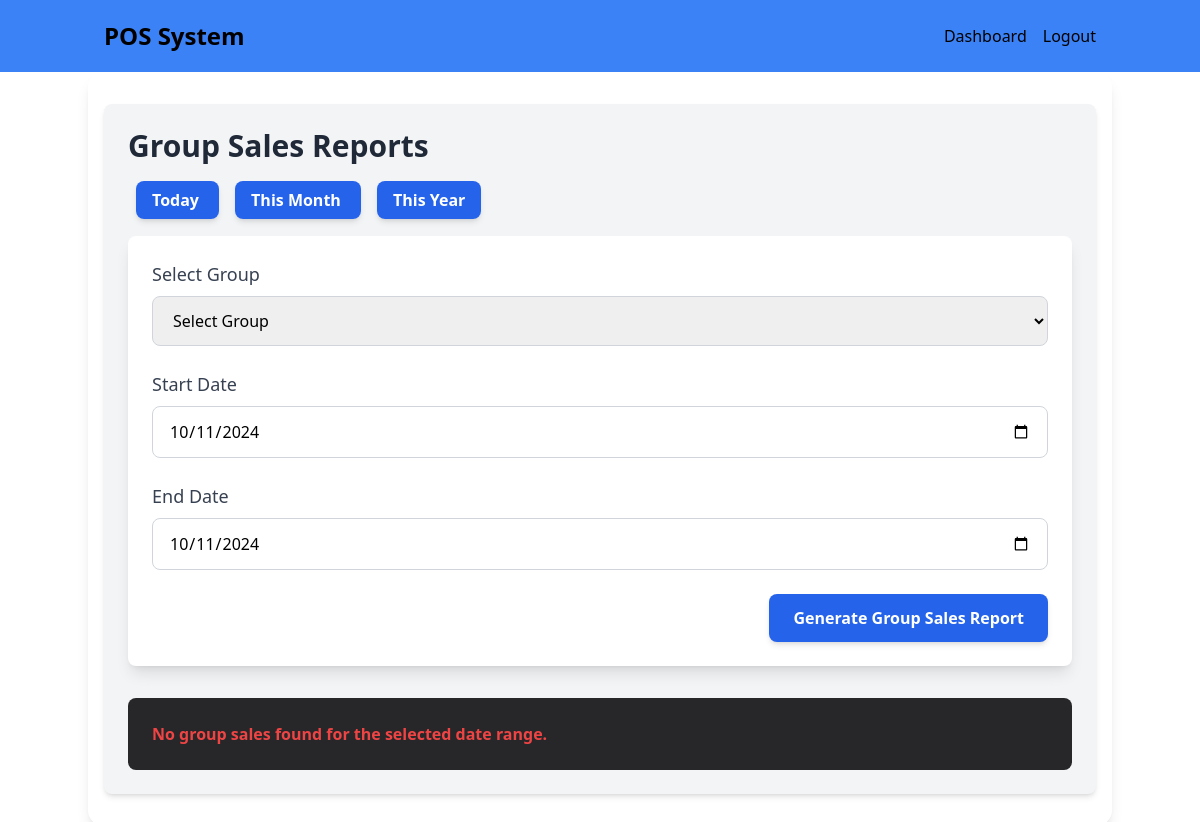
/group-sales-reports/predefined/today (signed in), run on an earlier commit of the app's database.
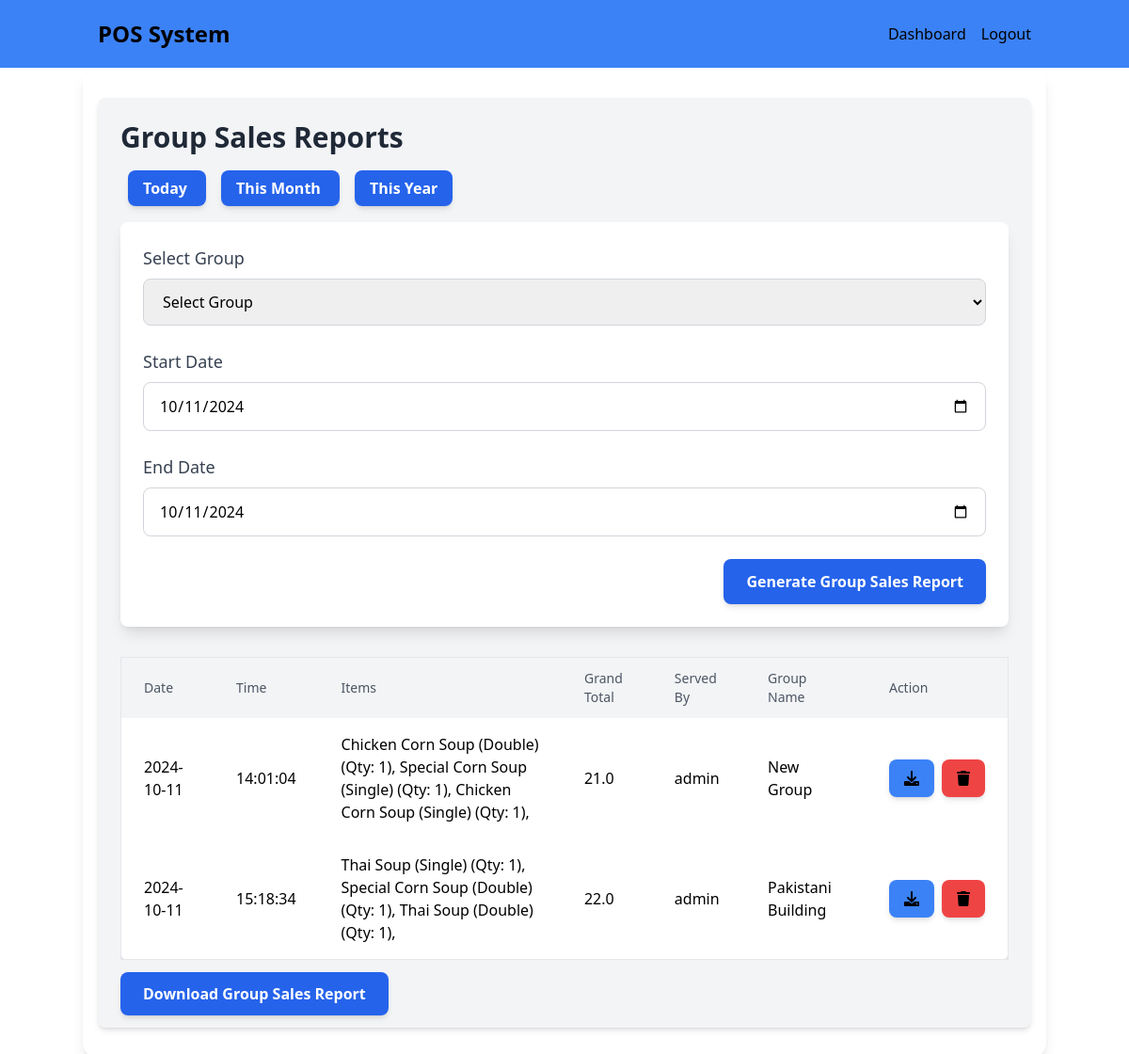
And on a later commit of the database.
### models.py (models this page shows)
class GroupSale(db.Model):
    id = db.Column(db.Integer, primary_key=True)
    invoice_number = db.Column(db.String(50), nullable=False, unique=True, default=lambda: str(uuid.uuid4()))
    date = db.Column(db.String(50), nullable=False)
    time = db.Column(db.String(50), nullable=False)
    items = db.Column(db.Text, nullable=False)  # Store items as JSON (item name, quantity, price)
    subtotal = db.Column(db.Float, nullable=False)
    tax = db.Column(db.Float, nullable=False)
    grand_total = db.Column(db.Float, nullable=False)
    discount = db.Column(db.Float, nullable=True, default=0.0)
    payment_method = db.Column(db.String(50) , nullable=False)
    server = db.Column(db.String(100), nullable=False)  # Added server field
    notes = db.Column(db.String(255), nullable=True, default='')
    group_id = db.Column(db.Integer, db.ForeignKey('group.id'), nullable=False)
    group = db.relationship('Group', backref=db.backref('group_sales', lazy=True))

class Group(db.Model):
    id = db.Column(db.Integer, primary_key=True)
    name = db.Column(db.String(100), nullable=False)
    total_due = db.Column(db.Float, default=0.0)  # Amount the group owes
    total_paid = db.Column(db.Float, default=0.0)  # Total amount paid by the group
    payments = db.relationship('GroupPayment', backref='related_group', lazy=True)
    sales = db.relationship('GroupSale', backref='related_group', lazy=True)

### routes.py (the view)
    @app.route("/group-sales-reports/predefined/<string:range_type>", methods=['GET'])
    @login_required
    def group_sales_reports_predefined(range_type):
        if current_user.role not in ['admin', 'manager']:
            return redirect(url_for('dashboard'))
        today = datetime.now().date()
        if range_type == 'today':
            start_date = end_date = today
        elif range_type == 'month':
            start_date = today.replace(day=1)
            end_date = today
        elif range_type == 'year':
            start_date = today.replace(month=1, day=1)
            end_date = today
        else:
            flash('Invalid range type.', 'error')
            return redirect(url_for('group_sales_reports'))
        start_date_str = start_date.strftime('%Y-%m-%d')
        end_date_str = end_date.strftime('%Y-%m-%d')
        group_sales = GroupSale.query.filter(
            func.date(GroupSale.date) >= start_date_str,
            func.date(GroupSale.date) <= end_date_str
        ).all()
        groups = Group.query.all()
        return render_template('group_sales_reports.html', group_sales=group_sales, groups=groups, start_date=start_date_str, end_date=end_date_str, range_type=range_type)

### app_init.py (called while the page is built)
def create_initialized_flask_app():
    app = Flask(__name__, static_folder='static')
    app.config['SECRET_KEY'] = 'your-secret-key'
    database_path = os.path.join(os.path.abspath(os.path.dirname(__file__)), 'data', 'pos_system.db')
    app.config['SQLALCHEMY_DATABASE_URI'] = f'sqlite:///{database_path}'
    app.config['SQLALCHEMY_TRACK_MODIFICATIONS'] = False
    app.config['JWT_SECRET_KEY'] = 'another-secret-key'
    db.init_app(app)
    login_manager.init_app(app)
    jwt.init_app(app)
    from models import User
    @login_manager.user_loader
    def load_user(user_id):
        return User.query.get(int(user_id))
    with app.app_context():
        db.create_all()
    return app#, socketio

### templates/group_sales_reports.html (shortened to what the changed rows need)
{% extends "base.html" %}
{% block content %}
<div class="container mx-auto p-6 bg-gray-100 rounded-lg shadow-md">
  <h2 class="text-3xl font-bold text-gray-800 mb-6">Group Sales Reports</h2>
  <div class="mb-6">
    <a href="{{ url_for('group_sales_reports_predefined', range_type='today') }}"
      class="bg-blue-600 hover:bg-blue-700 text-white font-bold py-2 px-4 mx-2 rounded-lg shadow-md transition duration-300">
    </a>
    <a href="{{ url_for('group_sales_reports_predefined', range_type='month') }}"
      class="bg-blue-600 hover:bg-blue-700 text-white font-bold py-2 px-4 mx-2 rounded-lg shadow-md transition duration-300">
    </a>
    <a href="{{ url_for('group_sales_reports_predefined', range_type='year') }}"
      class="bg-blue-600 hover:bg-blue-700 text-white font-bold py-2 px-4 mx-2 rounded-lg shadow-md transition duration-300">
    </a>
  </div>
  <div class="bg-white p-6 rounded-lg shadow-lg mb-8">
    <form method="POST" action="{{ url_for('group_sales_reports') }}" class="space-y-6">
    </form>
  </div>
  {% if group_sales %}
  <div class="overflow-x-auto">
    <table class="min-w-full bg-white border border-gray-200 rounded-lg shadow-md">
      <thead class="bg-gray-100">
        <tr>
          <th class="px-6 py-3 text-left text-sm font-medium text-gray-600">Date</th>
          <th class="px-6 py-3 text-left text-sm font-medium text-gray-600">Time</th>
          <th class="px-6 py-3 text-left text-sm font-medium text-gray-600">Items</th>
          <th class="px-6 py-3 text-left text-sm font-medium text-gray-600">Grand Total</th>
          <th class="px-6 py-3 text-left text-sm font-medium text-gray-600">Served By</th>
          <th class="px-6 py-3 text-left text-sm font-medium text-gray-600">Group Name</th>
          <th class="px-6 py-3 text-left text-sm font-medium text-gray-600">Action</th>
        </tr>
      </thead>
      <tbody class="text-gray-700">
        {% for sale in group_sales %}
        <tr class="hover:bg-gray-100 transition duration-300">
          <td class="px-6 py-4">{{ sale.date }}</td>
          <td class="px-6 py-4">{{ sale.time }}</td>
          <td class="px-6 py-4">
            {% set items = sale.items | fromjson %}
            {% for item in items %}
            {{ item['name'] }} (Qty: {{ item.get('qty', 1) }}),
            {% endfor %}
          </td>
          <td class="px-6 py-4">{{ sale.grand_total }}</td>
          <td class="px-6 py-4">{{ sale.server }}</td>
          <td class="px-6 py-4">{{ sale.group.name }}</td>
          <td class="px-6 py-4">
            <div class="flex gap-2">
              <button onclick="generateGroupBillPDF('{{ sale.id }}')"
                class="bg-blue-500 hover:bg-blue-700 text-white font-bold py-2 px-4 rounded-lg shadow-md">
                <i class="fa-solid fa-download"></i>
              </button>
              <form action="{{ url_for('delete_group_sale', group_sale_id=sale.id) }}" method="POST"
                style="display:inline;">
                <button type="submit"
                  class="bg-red-500 hover:bg-red-700 text-white font-bold py-2 px-4 rounded-lg shadow-md">
                  <i class="fa-solid fa-trash"></i>
                </button>
              </form>
            </div>
          </td>
        </tr>
        {% endfor %}
      </tbody>
    </table>
  </div>
  <div class="mt-6">
    <a href="{{ url_for('download_group_sales_report', start_date=start_date, end_date=end_date, group_id=group_id) }}"
      class="bg-blue-600 hover:bg-blue-700 text-white font-bold py-3 px-6 rounded-lg shadow-md transition duration-300">
      Download Group Sales Report
    </a>
  </div>
  {% else %}
  <p class="mt-6 p-6 bg-zinc-800 rounded-lg text-red-500 font-bold">
    No group sales found for the selected date range.
  </p>
  {% endif %}
</div>
{% endblock %}

What changed in the data, as far as the page shows it:
added GroupSale: date "2024-10-11", time "14:01:04", name "Chicken Corn Soup (Double)" "Special Corn Soup (Single)" "Chicken Corn Soup (Single)", get "1" "1" "1", grand_total "21.0", server "admin", group.name "New Group"
added GroupSale: date "2024-10-11", time "15:18:34", name "Thai Soup (Single)" "Special Corn Soup (Double)" "Thai Soup (Double)", get "1" "1" "1", grand_total "22.0", server "admin", group.name "Pakistani Building"
Also different on the page:
text no longer shown: "No group sales found for the selected date range."
text now shown: "Date Time Items Grand Total Served By Group Name Action Download Group Sales Report"
